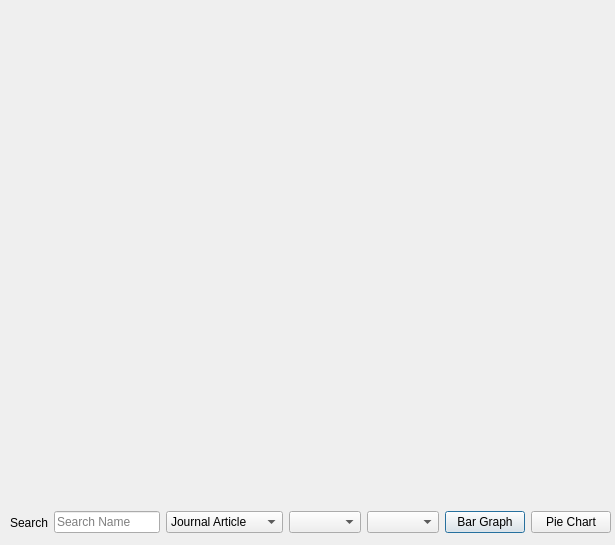
<?xml version="1.0" encoding="UTF-8"?>
<ui version="4.0">
 <class>publicationGraphDash</class>
 <widget class="QDialog" name="publicationGraphDash">
  <property name="geometry">
   <rect>
    <x>0</x>
    <y>0</y>
    <width>615</width>
    <height>545</height>
   </rect>
  </property>
  <property name="windowTitle">
   <string>Dialog</string>
  </property>
  <widget class="QCustomPlot" name="bar_graphPub" native="true">
   <property name="geometry">
    <rect>
     <x>10</x>
     <y>10</y>
     <width>591</width>
     <height>500</height>
    </rect>
   </property>
   <property name="minimumSize">
    <size>
     <width>500</width>
     <height>500</height>
    </size>
   </property>
   <property name="maximumSize">
    <size>
     <width>1000</width>
     <height>1000</height>
    </size>
   </property>
  </widget>
  <widget class="QWidget" name="horizontalLayoutWidget">
   <property name="geometry">
    <rect>
     <x>10</x>
     <y>510</y>
     <width>601</width>
     <height>25</height>
    </rect>
   </property>
   <layout class="QHBoxLayout" name="horizontalLayout">
    <item>
     <widget class="QLabel" name="label">
      <property name="text">
       <string>Search</string>
      </property>
     </widget>
    </item>
    <item>
     <widget class="QLineEdit" name="searchInPub">
      <property name="text">
       <string/>
      </property>
      <property name="placeholderText">
       <string>Search Name</string>
      </property>
     </widget>
    </item>
    <item>
     <widget class="QComboBox" name="pubType">
      <item>
       <property name="text">
        <string>Journal Article</string>
       </property>
      </item>
      <item>
       <property name="text">
        <string>Published</string>
       </property>
      </item>
      <item>
       <property name="text">
        <string>Books</string>
       </property>
      </item>
      <item>
       <property name="text">
        <string>Newspapers</string>
       </property>
      </item>
      <item>
       <property name="text">
        <string>Working Papers</string>
       </property>
      </item>
     </widget>
    </item>
    <item>
     <widget class="QComboBox" name="fromCBPub">
      <property name="currentText">
       <string/>
      </property>
     </widget>
    </item>
    <item>
     <widget class="QComboBox" name="toCBPub">
      <property name="currentText">
       <string/>
      </property>
     </widget>
    </item>
    <item>
     <widget class="QPushButton" name="barBtn">
      <property name="text">
       <string>Bar Graph</string>
      </property>
     </widget>
    </item>
    <item>
     <widget class="QPushButton" name="pieBtn">
      <property name="text">
       <string>Pie Chart</string>
      </property>
     </widget>
    </item>
   </layout>
  </widget>
 </widget>
 <customwidgets>
  <customwidget>
   <class>QCustomPlot</class>
   <extends>QWidget</extends>
   <header>qcustomplot.h</header>
   <container>1</container>
  </customwidget>
 </customwidgets>
 <resources/>
 <connections/>
</ui>
